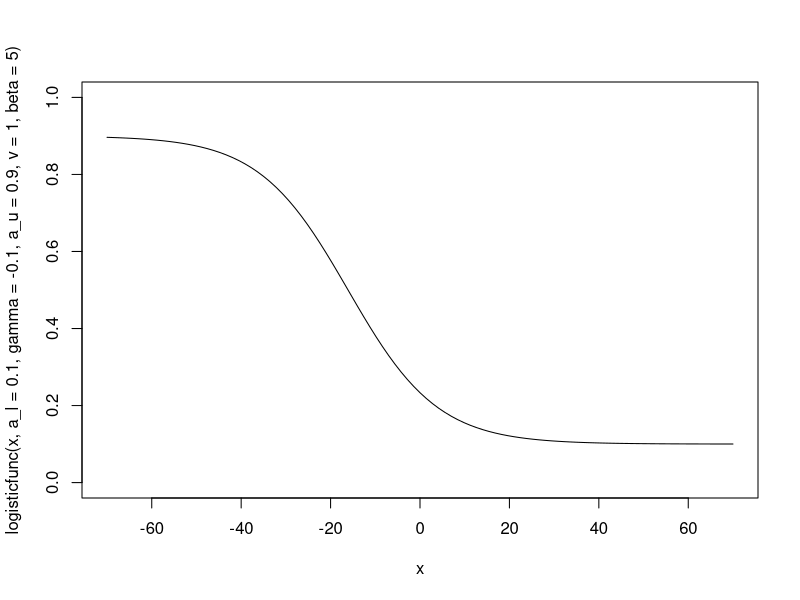

Generate this figure with R: (Note: this script raises an error after producing the figure.)

## logistic function

logisticfunc <- function(x, a_l, a_u, gamma, v, beta) a_l + (a_u-a_l)/(1+beta*exp(-gamma*x))^(1/v)
curve(logisticfunc(x, a_l=.1, gamma=-.1, a_u=.9, v=1, beta=5), 
      from=-70, to=70, ylim=c(0,1))


## priors for alphas

## lower asymptote
boot::logit(c(.001, .01, .3)) 
boot::inv.logit(summary(rnorm(1000, -5, 3)))


## upper asymptote
boot::logit(c(.6, .8, .9)) 
boot::inv.logit(summary(rnorm(1000, 0, 3)))

## beta, shift parameter
summary(rlnorm(10000, meanlog = 0, sdlog=2))
curve(tmp(x, a_l=.1, gamma=-.1, a_u=.9, v=1, beta=.02), 
      from=-70, to=70, ylim=c(0,1))

## gamma
qlnorm(c(0.01, .1, .25, .5, .75, .9, .99), meanlog = 0, sdlog=1)
curve(tmp(x, a_l=.1, gamma=-.01, a_u=.9, v=1, beta=1), 
      from=-70, to=70, ylim=c(0,1))
curve(tmp(x, a_l=.1, gamma=-10, a_u=.9, v=1, beta=1), 
      from=-70, to=70, ylim=c(0,1))


## year indices
T=2018
max_age = 100
year0 = 1990

## centers the s() function with zero at 99
t <- (T-year0-(max_age-1)):(T-year0)# -71:28
yr <- (T-(max_age-1)):T
idx <- 1:max_age
